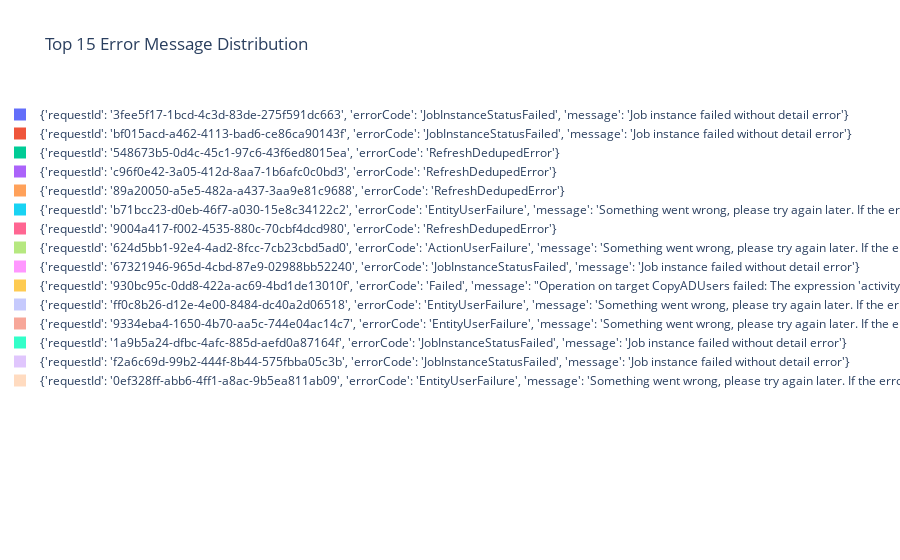
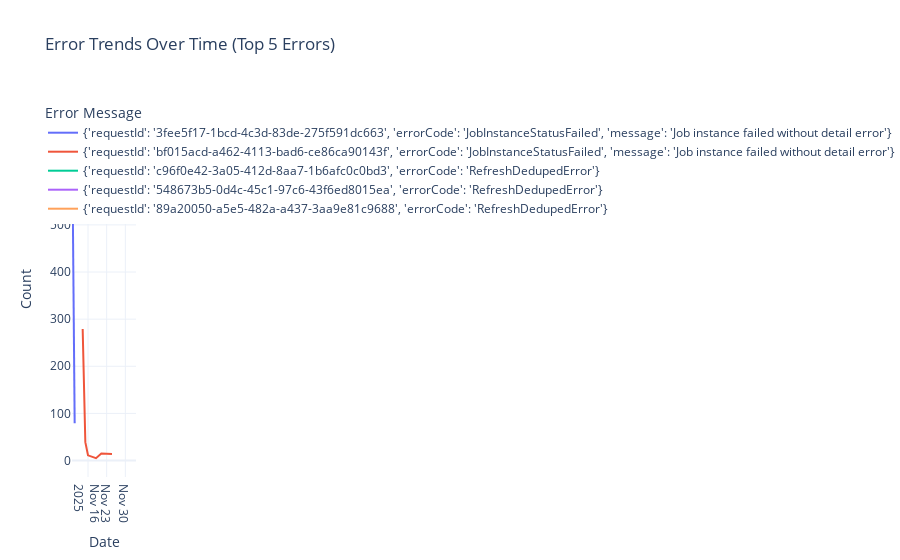

These figures' notebook cell, in order:
### Code cell
# 13. Error Analysis Dashboard with Interactive Visualizations

print(" CREATING ERROR ANALYSIS DASHBOARD")
print("=" * 42)

# Error message analysis
error_analysis = analysis_df_fixed['Error Message'].value_counts()

# Interactive error distribution pie chart
fig_errors = px.pie(values=error_analysis.values[:15], names=error_analysis.index[:15],
                   title=' Top 15 Error Message Distribution')
fig_errors.update_traces(textposition='inside', textinfo='percent+label')
fig_errors.show()

# Error trends over time
timeline_df['Error Message'] = timeline_df['Error Message'].fillna('Unknown Error')
error_timeline = timeline_df.groupby(['Date', 'Error Message']).size().reset_index(name='Count')

# Get top 5 errors for timeline
top_errors = analysis_df_fixed['Error Message'].value_counts().head(5).index.tolist()
error_timeline_filtered = error_timeline[error_timeline['Error Message'].isin(top_errors)]

fig_error_timeline = px.line(error_timeline_filtered, x='Date', y='Count', 
                            color='Error Message',
                            title=' Error Trends Over Time (Top 5 Errors)')
fig_error_timeline.update_layout(template='plotly_white')
fig_error_timeline.show()

# Error correlation matrix with item types
error_item_matrix = analysis_df_fixed.groupby(['Error Message', 'Item Type']).size().reset_index(name='Count')
error_item_pivot = error_item_matrix.pivot(index='Error Message', columns='Item Type', values='Count').fillna(0)

# Show top 10 errors
top_10_errors = error_analysis.head(10).index
error_item_pivot_filtered = error_item_pivot.loc[error_item_pivot.index.isin(top_10_errors)]

plt.figure(figsize=(14, 8))
sns.heatmap(error_item_pivot_filtered, cmap='Reds', annot=True, fmt='.0f', 
            cbar_kws={'label': 'Number of Occurrences'})
plt.title(' Error Message vs Item Type Correlation Matrix', fontsize=16, pad=20)
plt.xlabel('Item Type', fontsize=12)
plt.ylabel('Error Message', fontsize=12)
plt.xticks(rotation=45, ha='right')
plt.yticks(rotation=0)
plt.tight_layout()
plt.show()

# Create a comprehensive error insights table
print("\n ERROR INSIGHTS TABLE:")
error_insights = []
for error_msg in error_analysis.head(10).index:
    error_data = analysis_df_fixed[analysis_df_fixed['Error Message'] == error_msg]
    
    insights = {
        'Error': error_msg[:50] + '...' if len(error_msg) > 50 else error_msg,
        'Count': len(error_data),
        'Avg_Duration': error_data[error_data['Duration (s)'] > 0]['Duration (s)'].mean() if len(error_data[error_data['Duration (s)'] > 0]) > 0 else 0,
        'Top_Workspace': error_data['Workspace'].mode()[0] if len(error_data) > 0 else 'N/A',
        'Top_Item_Type': error_data['Item Type'].mode()[0] if len(error_data) > 0 else 'N/A',
        'Unique_Users': error_data['User Name'].nunique()
    }
    error_insights.append(insights)

error_insights_df = pd.DataFrame(error_insights)
error_insights_df['Avg_Duration'] = error_insights_df['Avg_Duration'].round(2)
print(error_insights_df.to_string(index=False))

print(f"\n Error analysis dashboard complete")

### Figure 1 — Plotly figure (JSON) as saved in the notebook; plotly's stock layout.template omitted (floating-point values rounded to 4 significant figures)
{"data": [{"domain": {"x": [0, 1], "y": [0, 1]}, "hovertemplate": "label=%{label}<br>value=%{value}<extra></extra>", "labels": ["{'requestId': '3fee5f17-1bcd-4c3d-83de-275f591dc663', 'errorCode': 'JobInstanceStatusFailed', 'message': 'Job instance failed without detail error'}", "{'requestId': 'bf015acd-a462-4113-bad6-ce86ca90143f', 'errorCode': 'JobInstanceStatusFailed', 'message': 'Job instance failed without detail error'}", "{'requestId': '548673b5-0d4c-45c1-97c6-43f6ed8015ea', 'errorCode': 'RefreshDedupedError'}", "{'requestId': 'c96f0e42-3a05-412d-8aa7-1b6afc0c0bd3', 'errorCode': 'RefreshDedupedError'}", "{'requestId': '89a20050-a5e5-482a-a437-3aa9e81c9688', 'errorCode': 'RefreshDedupedError'}", "{'requestId': 'b71bcc23-d0eb-46f7-a030-15e8c34122c2', 'errorCode': 'EntityUserFailure', 'message': 'Something went wrong, please try again later. If the error persists, please contact support.'}", "{'requestId': '9004a417-f002-4535-880c-70cbf4dcd980', 'errorCode': 'RefreshDedupedError'}", "{'requestId': '624d5bb1-92e4-4ad2-8fcc-7cb23cbd5ad0', 'errorCode': 'ActionUserFailure', 'message': 'Something went wrong, please try again later. If the error persists, please contact support.'}", "{'requestId': '67321946-965d-4cbd-87e9-02988bb52240', 'errorCode': 'JobInstanceStatusFailed', 'message': 'Job instance failed without detail error'}", "{'requestId': '930bc95c-0dd8-422a-ac69-4bd1de13010f', 'errorCode': 'Failed', 'message': \"Operation on target CopyADUsers failed: The expression 'activity('Graph_Token_Request').output.access_token' cannot be evaluated because property 'access_token' doesn't exist, available properties are 'message, state, markedAs'.\"}", "{'requestId': 'ff0c8b26-d12e-4e00-8484-dc40a2d06518', 'errorCode': 'EntityUserFailure', 'message': 'Something went wrong, please try again later. If the error persists, please contact support.'}", "{'requestId': '9334eba4-1650-4b70-aa5c-744e04ac14c7', 'errorCode': 'EntityUserFailure', 'message': 'Something went wrong, please try again later. If the error persists, please contact support.'}", "{'requestId': '1a9b5a24-dfbc-4afc-885d-aefd0a87164f', 'errorCode': 'JobInstanceStatusFailed', 'message': 'Job instance failed without detail error'}", "{'requestId': 'f2a6c69d-99b2-444f-8b44-575fbba05c3b', 'errorCode': 'JobInstanceStatusFailed', 'message': 'Job instance failed without detail error'}", "{'requestId': '0ef328ff-abb6-4ff1-a8ac-9b5ea811ab09', 'errorCode': 'EntityUserFailure', 'message': 'Something went wrong, please try again later. If the error persists, please contact support.'}"], "legendgroup": "", "name": "", "showlegend": true, "textinfo": "percent+label", "textposition": "inside", "type": "pie", "values": [804, 370, 362, 362, 290, 212, 207, 173, 161, 159, 153, 148, 119, 96, 95]}], "layout": {"legend": {"tracegroupgap": 0}, "title": {"text": " Top 15 Error Message Distribution"}}}

### Figure 2 — Plotly figure (JSON) as saved in the notebook; plotly's stock layout.template omitted (floating-point values rounded to 4 significant figures)
{"data": [{"hovertemplate": "Error Message={'requestId': '3fee5f17-1bcd-4c3d-83de-275f591dc663', 'errorCode': 'JobInstanceStatusFailed', 'message': 'Job instance failed without detail error'}<br>Date=%{x}<br>Count=%{y}<extra></extra>", "legendgroup": "{'requestId': '3fee5f17-1bcd-4c3d-83de-275f591dc663', 'errorCode': 'JobInstanceStatusFailed', 'message': 'Job instance failed without detail error'}", "line": {"color": "#636efa", "dash": "solid"}, "marker": {"symbol": "circle"}, "mode": "lines", "name": "{'requestId': '3fee5f17-1bcd-4c3d-83de-275f591dc663', 'errorCode': 'JobInstanceStatusFailed', 'message': 'Job instance failed without detail error'}", "orientation": "v", "showlegend": true, "type": "scatter", "x": ["2025-11-10", "2025-11-11"], "xaxis": "x", "y": [725, 79], "yaxis": "y"}, {"hovertemplate": "Error Message={'requestId': 'bf015acd-a462-4113-bad6-ce86ca90143f', 'errorCode': 'JobInstanceStatusFailed', 'message': 'Job instance failed without detail error'}<br>Date=%{x}<br>Count=%{y}<extra></extra>", "legendgroup": "{'requestId': 'bf015acd-a462-4113-bad6-ce86ca90143f', 'errorCode': 'JobInstanceStatusFailed', 'message': 'Job instance failed without detail error'}", "line": {"color": "#EF553B", "dash": "solid"}, "marker": {"symbol": "circle"}, "mode": "lines", "name": "{'requestId': 'bf015acd-a462-4113-bad6-ce86ca90143f', 'errorCode': 'JobInstanceStatusFailed', 'message': 'Job instance failed without detail error'}", "orientation": "v", "showlegend": true, "type": "scatter", "x": ["2025-11-14", "2025-11-15", "2025-11-16", "2025-11-18", "2025-11-19", "2025-11-21", "2025-11-25"], "xaxis": "x", "y": [279, 39, 11, 7, 5, 15, 14], "yaxis": "y"}, {"hovertemplate": "Error Message={'requestId': 'c96f0e42-3a05-412d-8aa7-1b6afc0c0bd3', 'errorCode': 'RefreshDedupedError'}<br>Date=%{x}<br>Count=%{y}<extra></extra>", "legendgroup": "{'requestId': 'c96f0e42-3a05-412d-8aa7-1b6afc0c0bd3', 'errorCode': 'RefreshDedupedError'}", "line": {"color": "#00cc96", "dash": "solid"}, "marker": {"symbol": "circle"}, "mode": "lines", "name": "{'requestId': 'c96f0e42-3a05-412d-8aa7-1b6afc0c0bd3', 'errorCode': 'RefreshDedupedError'}", "orientation": "v", "showlegend": true, "type": "scatter", "x": ["2025-12-03"], "xaxis": "x", "y": [362], "yaxis": "y"}, {"hovertemplate": "Error Message={'requestId': '548673b5-0d4c-45c1-97c6-43f6ed8015ea', 'errorCode': 'RefreshDedupedError'}<br>Date=%{x}<br>Count=%{y}<extra></extra>", "legendgroup": "{'requestId': '548673b5-0d4c-45c1-97c6-43f6ed8015ea', 'errorCode': 'RefreshDedupedError'}", "line": {"color": "#ab63fa", "dash": "solid"}, "marker": {"symbol": "circle"}, "mode": "lines", "name": "{'requestId': '548673b5-0d4c-45c1-97c6-43f6ed8015ea', 'errorCode': 'RefreshDedupedError'}", "orientation": "v", "showlegend": true, "type": "scatter", "x": ["2025-12-04"], "xaxis": "x", "y": [362], "yaxis": "y"}, {"hovertemplate": "Error Message={'requestId': '89a20050-a5e5-482a-a437-3aa9e81c9688', 'errorCode': 'RefreshDedupedError'}<br>Date=%{x}<br>Count=%{y}<extra></extra>", "legendgroup": "{'requestId': '89a20050-a5e5-482a-a437-3aa9e81c9688', 'errorCode': 'RefreshDedupedError'}", "line": {"color": "#FFA15A", "dash": "solid"}, "marker": {"symbol": "circle"}, "mode": "lines", "name": "{'requestId': '89a20050-a5e5-482a-a437-3aa9e81c9688', 'errorCode': 'RefreshDedupedError'}", "orientation": "v", "showlegend": true, "type": "scatter", "x": ["2025-12-04"], "xaxis": "x", "y": [290], "yaxis": "y"}], "layout": {"legend": {"title": {"text": "Error Message"}, "tracegroupgap": 0}, "title": {"text": " Error Trends Over Time (Top 5 Errors)"}, "xaxis": {"anchor": "y", "domain": [0, 1], "title": {"text": "Date"}}, "yaxis": {"anchor": "x", "domain": [0, 1], "title": {"text": "Count"}}}}
